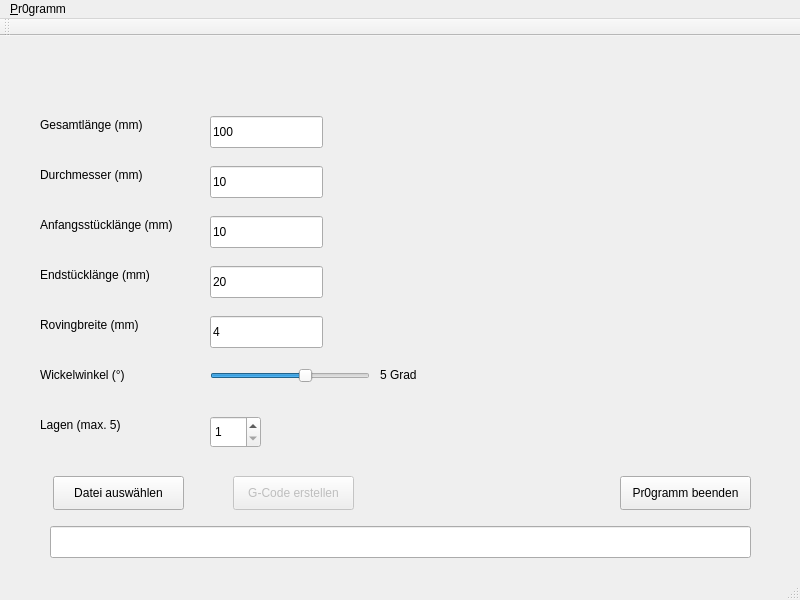
<?xml version="1.0" encoding="UTF-8"?>
<ui version="4.0">
 <class>carbonwickler_main</class>
 <widget class="QMainWindow" name="carbonwickler_main">
  <property name="geometry">
   <rect>
    <x>0</x>
    <y>0</y>
    <width>800</width>
    <height>600</height>
   </rect>
  </property>
  <property name="windowTitle">
   <string>carbonwickler_main</string>
  </property>
  <widget class="QWidget" name="centralWidget">
   <widget class="QPushButton" name="ButtonOpenFile">
    <property name="geometry">
     <rect>
      <x>53</x>
      <y>440</y>
      <width>131</width>
      <height>34</height>
     </rect>
    </property>
    <property name="text">
     <string>Datei auswählen</string>
    </property>
   </widget>
   <widget class="QPushButton" name="ButtonGenCode">
    <property name="enabled">
     <bool>false</bool>
    </property>
    <property name="geometry">
     <rect>
      <x>233</x>
      <y>440</y>
      <width>121</width>
      <height>34</height>
     </rect>
    </property>
    <property name="text">
     <string>G-Code erstellen</string>
    </property>
    <property name="checkable">
     <bool>false</bool>
    </property>
   </widget>
   <widget class="QPushButton" name="ButtonQuit">
    <property name="geometry">
     <rect>
      <x>620</x>
      <y>440</y>
      <width>131</width>
      <height>34</height>
     </rect>
    </property>
    <property name="text">
     <string>Pr0gramm beenden</string>
    </property>
   </widget>
   <widget class="QLineEdit" name="l_gesamt">
    <property name="geometry">
     <rect>
      <x>210</x>
      <y>80</y>
      <width>113</width>
      <height>32</height>
     </rect>
    </property>
    <property name="text">
     <string>100</string>
    </property>
   </widget>
   <widget class="QLineEdit" name="d_end">
    <property name="geometry">
     <rect>
      <x>210</x>
      <y>130</y>
      <width>113</width>
      <height>32</height>
     </rect>
    </property>
    <property name="text">
     <string>10</string>
    </property>
   </widget>
   <widget class="QLabel" name="label">
    <property name="geometry">
     <rect>
      <x>40</x>
      <y>80</y>
      <width>114</width>
      <height>18</height>
     </rect>
    </property>
    <property name="text">
     <string>Gesamtlänge (mm)</string>
    </property>
   </widget>
   <widget class="QLabel" name="label_2">
    <property name="geometry">
     <rect>
      <x>40</x>
      <y>130</y>
      <width>114</width>
      <height>18</height>
     </rect>
    </property>
    <property name="text">
     <string>Durchmesser (mm)</string>
    </property>
   </widget>
   <widget class="QLabel" name="label_3">
    <property name="geometry">
     <rect>
      <x>40</x>
      <y>230</y>
      <width>123</width>
      <height>18</height>
     </rect>
    </property>
    <property name="text">
     <string>Endstücklänge (mm)</string>
    </property>
   </widget>
   <widget class="QLabel" name="label_4">
    <property name="geometry">
     <rect>
      <x>40</x>
      <y>330</y>
      <width>93</width>
      <height>18</height>
     </rect>
    </property>
    <property name="text">
     <string>Wickelwinkel (°)</string>
    </property>
   </widget>
   <widget class="QLabel" name="label_5">
    <property name="geometry">
     <rect>
      <x>40</x>
      <y>380</y>
      <width>87</width>
      <height>18</height>
     </rect>
    </property>
    <property name="text">
     <string>Lagen (max. 5)</string>
    </property>
   </widget>
   <widget class="QSpinBox" name="lagen">
    <property name="geometry">
     <rect>
      <x>210</x>
      <y>380</y>
      <width>51</width>
      <height>32</height>
     </rect>
    </property>
    <property name="minimum">
     <number>1</number>
    </property>
    <property name="maximum">
     <number>5</number>
    </property>
   </widget>
   <widget class="QSlider" name="winkel">
    <property name="geometry">
     <rect>
      <x>210</x>
      <y>330</y>
      <width>160</width>
      <height>20</height>
     </rect>
    </property>
    <property name="minimum">
     <number>5</number>
    </property>
    <property name="maximum">
     <number>120</number>
    </property>
    <property name="singleStep">
     <number>1</number>
    </property>
    <property name="pageStep">
     <number>25</number>
    </property>
    <property name="value">
     <number>75</number>
    </property>
    <property name="orientation">
     <enum>Qt::Horizontal</enum>
    </property>
   </widget>
   <widget class="QLineEdit" name="filePath">
    <property name="geometry">
     <rect>
      <x>50</x>
      <y>490</y>
      <width>701</width>
      <height>32</height>
     </rect>
    </property>
   </widget>
   <widget class="QLineEdit" name="l_end">
    <property name="geometry">
     <rect>
      <x>210</x>
      <y>230</y>
      <width>113</width>
      <height>32</height>
     </rect>
    </property>
    <property name="text">
     <string>20</string>
    </property>
   </widget>
   <widget class="QLabel" name="label_6">
    <property name="geometry">
     <rect>
      <x>40</x>
      <y>180</y>
      <width>161</width>
      <height>18</height>
     </rect>
    </property>
    <property name="text">
     <string>Anfangsstücklänge (mm)</string>
    </property>
   </widget>
   <widget class="QLineEdit" name="l_start">
    <property name="geometry">
     <rect>
      <x>210</x>
      <y>180</y>
      <width>113</width>
      <height>32</height>
     </rect>
    </property>
    <property name="text">
     <string>10</string>
    </property>
   </widget>
   <widget class="QLabel" name="label_7">
    <property name="geometry">
     <rect>
      <x>40</x>
      <y>280</y>
      <width>131</width>
      <height>18</height>
     </rect>
    </property>
    <property name="text">
     <string>Rovingbreite (mm)</string>
    </property>
   </widget>
   <widget class="QLineEdit" name="rovingbreite">
    <property name="geometry">
     <rect>
      <x>210</x>
      <y>280</y>
      <width>113</width>
      <height>32</height>
     </rect>
    </property>
    <property name="text">
     <string>4</string>
    </property>
   </widget>
   <widget class="QLabel" name="winkel_grad">
    <property name="geometry">
     <rect>
      <x>380</x>
      <y>330</y>
      <width>58</width>
      <height>18</height>
     </rect>
    </property>
    <property name="text">
     <string>5 Grad</string>
    </property>
   </widget>
  </widget>
  <widget class="QMenuBar" name="menuBar">
   <property name="geometry">
    <rect>
     <x>0</x>
     <y>0</y>
     <width>800</width>
     <height>30</height>
    </rect>
   </property>
   <widget class="QMenu" name="menuPr0gramm">
    <property name="title">
     <string>&amp;Pr0gramm</string>
    </property>
    <addaction name="actionBeenden"/>
   </widget>
   <addaction name="menuPr0gramm"/>
  </widget>
  <widget class="QToolBar" name="mainToolBar">
   <attribute name="toolBarArea">
    <enum>TopToolBarArea</enum>
   </attribute>
   <attribute name="toolBarBreak">
    <bool>false</bool>
   </attribute>
  </widget>
  <widget class="QStatusBar" name="statusBar"/>
  <action name="actionBeenden">
   <property name="text">
    <string>&amp;Beenden</string>
   </property>
  </action>
 </widget>
 <layoutdefault spacing="6" margin="11"/>
 <tabstops>
  <tabstop>l_gesamt</tabstop>
  <tabstop>d_end</tabstop>
  <tabstop>l_start</tabstop>
  <tabstop>l_end</tabstop>
  <tabstop>rovingbreite</tabstop>
  <tabstop>winkel</tabstop>
  <tabstop>lagen</tabstop>
  <tabstop>ButtonOpenFile</tabstop>
  <tabstop>ButtonGenCode</tabstop>
  <tabstop>ButtonQuit</tabstop>
  <tabstop>filePath</tabstop>
 </tabstops>
 <resources/>
 <connections/>
</ui>
